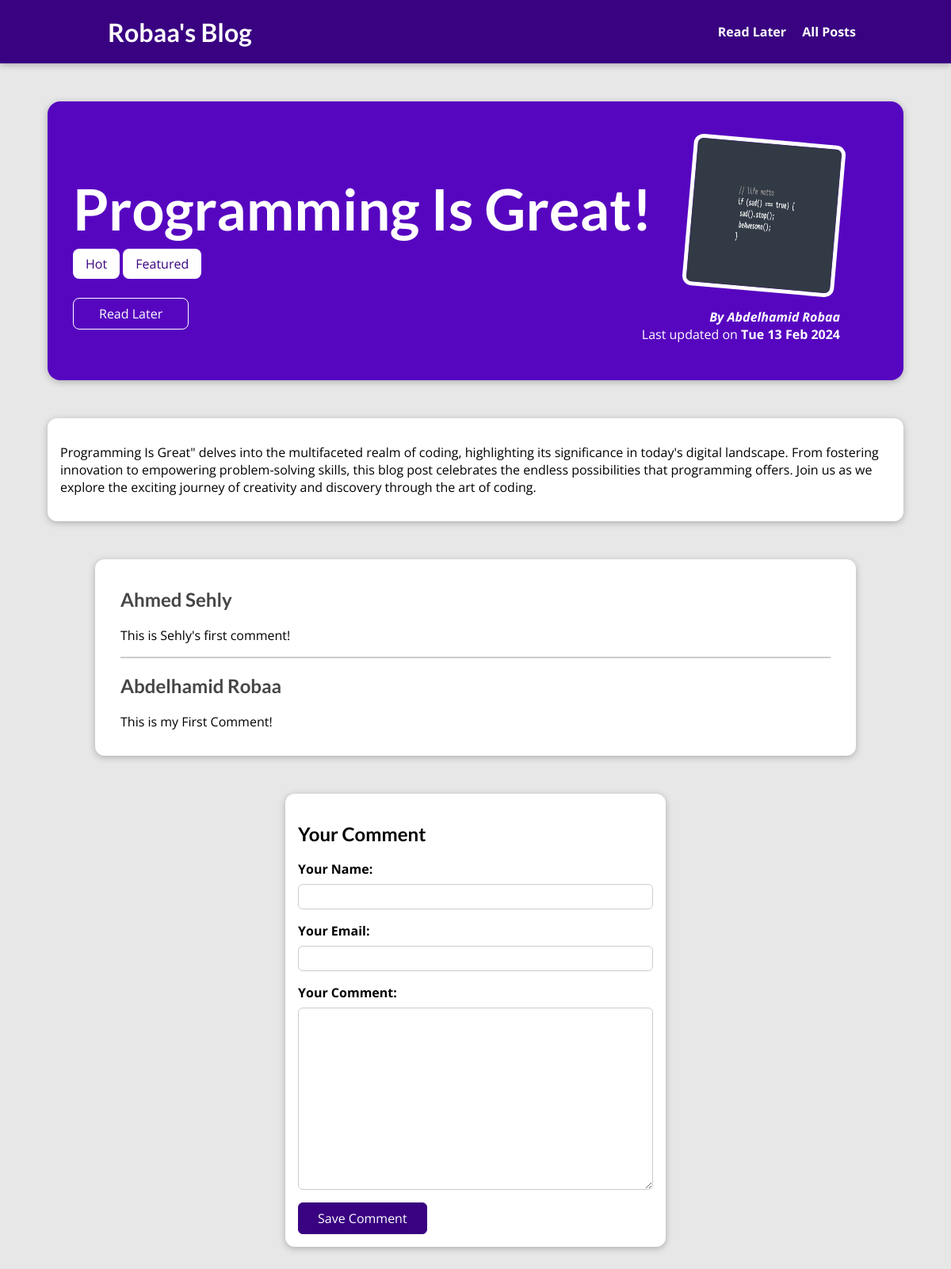
The page /posts/programming-is-great on the database its author committed.
### blog/models.py (models this page shows, shortened)
class Post(models.Model):
    title = models.CharField(max_length=150)
    excerpt = models.CharField(max_length=200)
    image = models.ImageField(upload_to="posts", null=True)
    date = models.DateField(auto_now=True)
    slug = models.SlugField(unique=True)
    content = models.TextField(validators=[MinLengthValidator(10)])
    author = models.ForeignKey(
        Author, on_delete=models.SET_NULL, related_name="posts", null=True)
    tags = models.ManyToManyField(Tag)

class Tag(models.Model):
    caption = models.CharField(max_length=20)

class Author(models.Model):
    first_name = models.CharField(max_length=100)
    last_name = models.CharField(max_length=100)
    email_address = models.EmailField()
    def full_name(self):
        return f"{self.first_name} {self.last_name}"
    def __str__(self):
        return self.full_name()

class Comment(models.Model):
    user_name = models.CharField(max_length=100)
    user_email = models.EmailField()
    text = models.TextField(max_length=400)
    post = models.ForeignKey(
        Post, on_delete=models.CASCADE, related_name="comments")

### blog/views.py (the view)
# urls.py: path("posts/<slug:slug>", views.SinglePostView.as_view(),
class SinglePostView(View):
    template_name = "blog/post-detail.html"
    model = Post
    def is_stored_post(self, request, post_id):
        stored_posts = request.session.get("stored_posts")
        if stored_posts is not None:
            is_saved_for_later = post_id in stored_posts
        else:
            is_saved_for_later = False
        return is_saved_for_later
    def get(self, request, slug):
        post = Post.objects.get(slug=slug)
        context = {
            "post": post,
            "post_tags": post.tags.all(),
            "comment_form": CommentForm,
            "comments": post.comments.all().order_by("-id"),
            "saved_for_later": self.is_stored_post(request, post.id)
        }
        return render(request, "blog/post-detail.html", context)
    def post(self, request, slug):
        comment_form = CommentForm(request.POST)
        post = Post.objects.get(slug=slug)
        if comment_form.is_valid():
            comment = comment_form.save(commit=False)
            comment.post = post
            comment.save()
            return HttpResponseRedirect(reverse("post-detail-page", args=[slug]))
        else:
            context = {
                "post": post,
                "post_tags": post.tags.all(),
                "comment_form": comment_form,
                "comments": post.comments.all().order_by("-id")
            }
            return render(request, "blog/post-detail.html", context)

### blog/templatetags/blog_extras.py (called while the page is built)
@register.filter
def convert_markdown(value):
    return markdown.markdown(value)

### blog/templates/blog/post-detail.html (shortened to what this page needs)
{% extends "base.html" %}
{% load static %}
{% load blog_extras %}
{% block css_files %}
    <link rel="stylesheet" href="{% static "blog/post-detail.css" %}">
{% endblock css_files %}
{% block content %}
    <section id="summary">
        <h2>{{post.title}}</h2>
        <div>
            {% for tag in post_tags %}
                <span class="tag">{{tag.caption}}</span>
            {% endfor %}
        </div>
        <div id="read-later">
            <form action="{% url "read-later" %}" method="POST">
                <button>
                {% if saved_for_later %}
                    Remove from "Read Later" List
                {% else %}
                    Read Later
                {% endif %}
                </button>
            </form>
        </div>
        <article>
            <img src="{{post.image.url}}" alt="{{post.title}}">
            <address>By <a href="mailto:{{post.author.email_address}}">{{post.author}}</a></address>
            <div>
                Last updated on <time> {{post.date |date:"D d M Y"}}</time>
            </div>
        </article>
    </section>
    <main>
        <p>{{post.content|convert_markdown|safe}}</p>
    </main>
    <section id="comments">
        <ul>
            {% for comment in comments %}
                <li>
                    <h2>{{comment.user_name}}</h2>
                    <p>{{comment.text|linebreaks}}</p>
                </li>
            {% endfor %}
        </ul>
    </section>
    <section id = "comment-form">
        <h2>Your Comment</h2>
        <form action = "{% url 'post-detail-page' post.slug %}" method = "POST">
            {% for form_field in  comment_form %}
                <div class="form-control {% if form_field.errors %}invalid{% endif %}" >
                    {{form_field.label_tag}}
                    {{form_field}}
                </div>
            {% endfor %}
            <button>
                Save Comment
            </button>
        </form>
{% endblock content%}

### static/app.css (style rules this page uses)
* { box-sizing: border-box; }
html { font-family: 'Open Sans', 'Lato', sans-serif; }
body { margin: 0; }
h1, h2, h3 { font-family: 'Lato', sans-serif; font-weight: bold; }

### blog/static/blog/post-detail.css (style rules this page uses)
body { background-color: #e7e7e7; }
#summary { margin: 8rem auto 3rem auto; padding: 2rem; width: 90%; max-width: 90rem; border-radius: 16px; background-color: #5706c0; position: relative; box-shadow: 0 2px 8px rgba(0, 0, 0, 0.25); height: 22rem; }
#summary h2 { color: white; font-size: 4.5rem; margin-bottom: 1rem; }
#summary article { position: absolute; top: 2rem; right: 3rem; padding: 1rem 2rem; border-radius: 12px; text-align: right; color: white; }
#summary article img { width: 12rem; height: 12rem; border-radius: 12px; transform: rotateZ(5deg); border: 5px solid white; margin-bottom: 1rem; }
#summary address { font-weight: bold; }
#summary a { color: white; text-decoration: none; }
#summary time { font-weight: bold; }
#read-later { margin: 2rem 0; }
#read-later button { background-color: transparent; border: 1px solid white; padding: 0.5rem 2rem; color: white; font: inherit; cursor: pointer; border-radius: 8px; }
main { width: 90%; max-width: 90rem; margin: 3rem auto; background-color: white; padding: 1rem; border-radius: 12px; box-shadow: 0 2px 8px rgba(0, 0, 0, 0.25); }
.tag { background-color: white; color: #390281; padding: 0.5rem 1rem; border-radius: 8px; }
#comment-form { margin: 3rem auto; width: 90%; max-width: 30rem; border-radius: 12px; background-color: white; box-shadow: 0 2px 8px rgba(0, 0, 0, 0.25); padding:1rem; }
#comment-form button { font : inherit; background-color: #390281; color: white; border: 1px solid #390281; padding: 0.5rem 1.5rem; border-radius: 6px; cursor: pointer; }
.form-control { margin-bottom: 1rem; }
.form-control label { font-weight: bold; margin-bottom: 0.5rem; display: block; }
.form-control input, .form-control textarea { display: block; width: 100%; font: inherit; padding: 0.25rem; border-radius: 6px; border: 1px solid #ccc; }
#comments { margin: 3rem auto; width: 90%; max-width: 60rem; border-radius: 12px; background-color: white; box-shadow: 0 2px 8px rgba(0, 0, 0, 0.25); padding:1rem 2rem; }
#comments ul { list-style: none; margin: 0; padding: 0; }
#comments li { margin-bottom: 1rem; border-bottom: 2px solid #ccc; }
#comments li:last-of-type { border-bottom: none; }
#comments h2 { color: #464646; }

### rows shown on the page
Post: title "Programming Is Great!", image (picture), author "Abdelhamid Robaa", date "Tue 13 Feb 2024", content|convert_markdown "Programming Is Great\" delves into the multifaceted realm of coding, highlighting its significance in today's digital landscape. From fostering innovation to empowering problem-solving skills, this blog post celebrates the endless possibilities that programming offers. Join us as we explore the exciting journey of creativity and discovery through the art of coding."
Tag: caption "Hot"
Tag: caption "Featured"
Comment: user_name "Ahmed Sehly", text "This is Sehly's first comment!"
Comment: user_name "Abdelhamid Robaa", text "This is my First Comment!"
